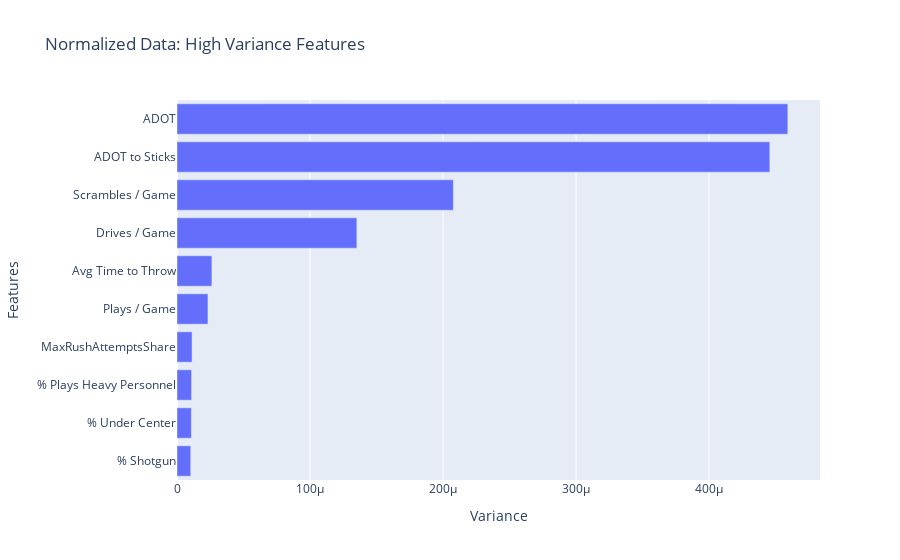

This figure's notebook cell:
### Code cell
''' Variance after processing '''

# Calculate variance, get 10 largest features
top_ten_variance = normalized_data_df[OFFENSE_FEATURES].var().sort_values().tail(10)

# Create horizontal bar chart of `top_ten_var`
fig = px.bar(
    x=top_ten_variance,
    y=top_ten_variance.index,
    title="Normalized Data: High Variance Features"
)
fig.update_layout(xaxis_title="Variance", yaxis_title="Features")
fig.show()

### Figure 1 — Plotly figure (JSON) as saved in the notebook; plotly's stock layout.template omitted (floating-point values rounded to 4 significant figures)
{"data": [{"hovertemplate": "x=%{x}<br>y=%{y}<extra></extra>", "legendgroup": "", "marker": {"color": "#636efa", "pattern": {"shape": ""}}, "name": "", "orientation": "h", "showlegend": false, "textposition": "auto", "type": "bar", "x": [1.033e-05, 1.08e-05, 1.097e-05, 1.133e-05, 2.326e-05, 2.625e-05, 0.0001352, 0.0002078, 0.0004457, 0.0004592], "xaxis": "x", "y": ["% Shotgun", "% Under Center", "% Plays Heavy Personnel", "MaxRushAttemptsShare", "Plays / Game", "Avg Time to Throw", "Drives / Game", "Scrambles / Game", "ADOT to Sticks", "ADOT"], "yaxis": "y"}], "layout": {"barmode": "relative", "legend": {"tracegroupgap": 0}, "title": {"text": "Normalized Data: High Variance Features"}, "xaxis": {"anchor": "y", "domain": [0, 1], "title": {"text": "Variance"}}, "yaxis": {"anchor": "x", "domain": [0, 1], "title": {"text": "Features"}}}}
